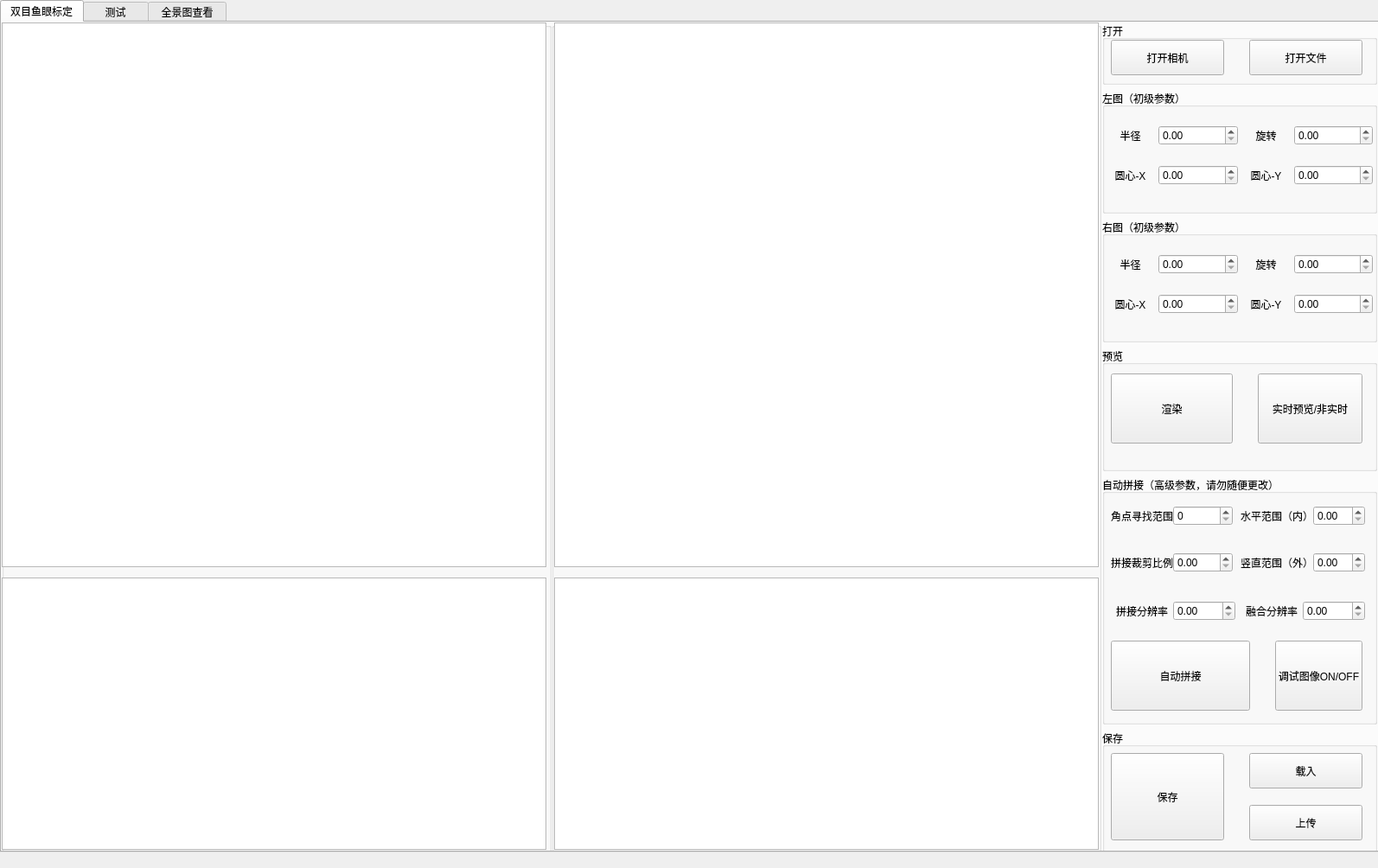
<?xml version="1.0" encoding="UTF-8"?>
<ui version="4.0">
 <class>MainWindow</class>
 <widget class="QMainWindow" name="MainWindow">
  <property name="geometry">
   <rect>
    <x>0</x>
    <y>0</y>
    <width>1594</width>
    <height>1004</height>
   </rect>
  </property>
  <property name="windowTitle">
   <string>MainWindow</string>
  </property>
  <widget class="QWidget" name="centralwidget">
   <widget class="QTabWidget" name="tabWidget">
    <property name="geometry">
     <rect>
      <x>0</x>
      <y>0</y>
      <width>1598</width>
      <height>986</height>
     </rect>
    </property>
    <property name="currentIndex">
     <number>0</number>
    </property>
    <widget class="QWidget" name="tab_calib">
     <attribute name="title">
      <string>双目鱼眼标定</string>
     </attribute>
     <widget class="QWidget" name="horizontalLayoutWidget_4">
      <property name="geometry">
       <rect>
        <x>0</x>
        <y>0</y>
        <width>1591</width>
        <height>961</height>
       </rect>
      </property>
      <layout class="QHBoxLayout" name="horizontalLayout" stretch="80,20">
       <property name="spacing">
        <number>1</number>
       </property>
       <item>
        <layout class="QVBoxLayout" name="verticalLayout" stretch="80">
         <property name="spacing">
          <number>3</number>
         </property>
         <item>
          <layout class="QHBoxLayout" name="horizontalLayout_2">
           <property name="spacing">
            <number>0</number>
           </property>
           <item>
            <widget class="QGroupBox" name="groupBox">
             <property name="title">
              <string/>
             </property>
             <widget class="QGraphicsView" name="graphicsView">
              <property name="geometry">
               <rect>
                <x>0</x>
                <y>0</y>
                <width>630</width>
                <height>630</height>
               </rect>
              </property>
             </widget>
             <widget class="QGraphicsView" name="graphicsView_6">
              <property name="geometry">
               <rect>
                <x>0</x>
                <y>642</y>
                <width>630</width>
                <height>315</height>
               </rect>
              </property>
             </widget>
            </widget>
           </item>
           <item>
            <widget class="QGroupBox" name="groupBox_2">
             <property name="title">
              <string/>
             </property>
             <widget class="QGraphicsView" name="graphicsView_2">
              <property name="geometry">
               <rect>
                <x>3</x>
                <y>0</y>
                <width>630</width>
                <height>630</height>
               </rect>
              </property>
             </widget>
             <widget class="QGraphicsView" name="graphicsView_7">
              <property name="geometry">
               <rect>
                <x>3</x>
                <y>642</y>
                <width>630</width>
                <height>315</height>
               </rect>
              </property>
             </widget>
            </widget>
           </item>
          </layout>
         </item>
        </layout>
       </item>
       <item>
        <layout class="QVBoxLayout" name="verticalLayout_2" stretch="1,2,2,2,4,2">
         <property name="spacing">
          <number>6</number>
         </property>
         <item>
          <widget class="QGroupBox" name="groupBox_open">
           <property name="title">
            <string>打开</string>
           </property>
           <widget class="QPushButton" name="pushButton_open">
            <property name="geometry">
             <rect>
              <x>170</x>
              <y>20</y>
              <width>131</width>
              <height>41</height>
             </rect>
            </property>
            <property name="text">
             <string>打开文件</string>
            </property>
           </widget>
           <widget class="QPushButton" name="pushButton_cam">
            <property name="geometry">
             <rect>
              <x>10</x>
              <y>20</y>
              <width>131</width>
              <height>41</height>
             </rect>
            </property>
            <property name="text">
             <string>打开相机</string>
            </property>
           </widget>
          </widget>
         </item>
         <item>
          <widget class="QGroupBox" name="groupBox_left">
           <property name="title">
            <string>左图（初级参数）</string>
           </property>
           <widget class="QWidget" name="horizontalLayoutWidget_2">
            <property name="geometry">
             <rect>
              <x>2</x>
              <y>20</y>
              <width>311</width>
              <height>111</height>
             </rect>
            </property>
            <layout class="QHBoxLayout" name="horizontalLayout_3" stretch="1,1">
             <property name="spacing">
              <number>2</number>
             </property>
             <item>
              <layout class="QVBoxLayout" name="verticalLayout_3">
               <property name="sizeConstraint">
                <enum>QLayout::SetDefaultConstraint</enum>
               </property>
               <item>
                <layout class="QHBoxLayout" name="horizontalLayout_21" stretch="4,6">
                 <item>
                  <widget class="QLabel" name="label_18">
                   <property name="text">
                    <string>半径</string>
                   </property>
                   <property name="alignment">
                    <set>Qt::AlignCenter</set>
                   </property>
                  </widget>
                 </item>
                 <item>
                  <widget class="QDoubleSpinBox" name="doubleSpinBox_r1"/>
                 </item>
                </layout>
               </item>
               <item>
                <layout class="QHBoxLayout" name="horizontalLayout_6" stretch="4,6">
                 <item>
                  <widget class="QLabel" name="label_3">
                   <property name="text">
                    <string>圆心-X</string>
                   </property>
                   <property name="alignment">
                    <set>Qt::AlignCenter</set>
                   </property>
                  </widget>
                 </item>
                 <item>
                  <widget class="QDoubleSpinBox" name="doubleSpinBox_x1"/>
                 </item>
                </layout>
               </item>
              </layout>
             </item>
             <item>
              <layout class="QVBoxLayout" name="verticalLayout_9">
               <item>
                <layout class="QHBoxLayout" name="horizontalLayout_8" stretch="4,6">
                 <item>
                  <widget class="QLabel" name="label_5">
                   <property name="text">
                    <string>旋转</string>
                   </property>
                   <property name="alignment">
                    <set>Qt::AlignCenter</set>
                   </property>
                  </widget>
                 </item>
                 <item>
                  <widget class="QDoubleSpinBox" name="doubleSpinBox_rot1"/>
                 </item>
                </layout>
               </item>
               <item>
                <layout class="QHBoxLayout" name="horizontalLayout_7" stretch="4,6">
                 <item>
                  <widget class="QLabel" name="label_4">
                   <property name="text">
                    <string>圆心-Y</string>
                   </property>
                   <property name="alignment">
                    <set>Qt::AlignCenter</set>
                   </property>
                  </widget>
                 </item>
                 <item>
                  <widget class="QDoubleSpinBox" name="doubleSpinBox_y1"/>
                 </item>
                </layout>
               </item>
              </layout>
             </item>
            </layout>
           </widget>
          </widget>
         </item>
         <item>
          <widget class="QGroupBox" name="groupBox_right">
           <property name="title">
            <string>右图（初级参数）</string>
           </property>
           <widget class="QWidget" name="horizontalLayoutWidget_3">
            <property name="geometry">
             <rect>
              <x>2</x>
              <y>20</y>
              <width>311</width>
              <height>111</height>
             </rect>
            </property>
            <layout class="QHBoxLayout" name="horizontalLayout_5" stretch="1,1">
             <property name="spacing">
              <number>2</number>
             </property>
             <item>
              <layout class="QVBoxLayout" name="verticalLayout_4">
               <item>
                <layout class="QHBoxLayout" name="horizontalLayout_22" stretch="4,6">
                 <item>
                  <widget class="QLabel" name="label_19">
                   <property name="text">
                    <string>半径</string>
                   </property>
                   <property name="alignment">
                    <set>Qt::AlignCenter</set>
                   </property>
                  </widget>
                 </item>
                 <item>
                  <widget class="QDoubleSpinBox" name="doubleSpinBox_r2"/>
                 </item>
                </layout>
               </item>
               <item>
                <layout class="QHBoxLayout" name="horizontalLayout_9" stretch="4,6">
                 <item>
                  <widget class="QLabel" name="label_6">
                   <property name="text">
                    <string>圆心-X</string>
                   </property>
                   <property name="alignment">
                    <set>Qt::AlignCenter</set>
                   </property>
                  </widget>
                 </item>
                 <item>
                  <widget class="QDoubleSpinBox" name="doubleSpinBox_x2"/>
                 </item>
                </layout>
               </item>
              </layout>
             </item>
             <item>
              <layout class="QVBoxLayout" name="verticalLayout_11">
               <item>
                <layout class="QHBoxLayout" name="horizontalLayout_11" stretch="4,6">
                 <item>
                  <widget class="QLabel" name="label_8">
                   <property name="text">
                    <string>旋转</string>
                   </property>
                   <property name="alignment">
                    <set>Qt::AlignCenter</set>
                   </property>
                  </widget>
                 </item>
                 <item>
                  <widget class="QDoubleSpinBox" name="doubleSpinBox_rot2"/>
                 </item>
                </layout>
               </item>
               <item>
                <layout class="QHBoxLayout" name="horizontalLayout_10" stretch="4,6">
                 <item>
                  <widget class="QLabel" name="label_7">
                   <property name="text">
                    <string>圆心-Y</string>
                   </property>
                   <property name="alignment">
                    <set>Qt::AlignCenter</set>
                   </property>
                  </widget>
                 </item>
                 <item>
                  <widget class="QDoubleSpinBox" name="doubleSpinBox_y2"/>
                 </item>
                </layout>
               </item>
              </layout>
             </item>
            </layout>
           </widget>
          </widget>
         </item>
         <item>
          <widget class="QGroupBox" name="groupBox_preview">
           <property name="title">
            <string>预览</string>
           </property>
           <widget class="QPushButton" name="pushButton_render">
            <property name="geometry">
             <rect>
              <x>10</x>
              <y>30</y>
              <width>141</width>
              <height>81</height>
             </rect>
            </property>
            <property name="autoFillBackground">
             <bool>false</bool>
            </property>
            <property name="text">
             <string>渲染</string>
            </property>
           </widget>
           <widget class="QPushButton" name="pushButton_mode">
            <property name="geometry">
             <rect>
              <x>180</x>
              <y>30</y>
              <width>121</width>
              <height>81</height>
             </rect>
            </property>
            <property name="text">
             <string>实时预览/非实时</string>
            </property>
           </widget>
          </widget>
         </item>
         <item>
          <widget class="QGroupBox" name="groupBox_stitch">
           <property name="title">
            <string>自动拼接（高级参数，请勿随便更改）</string>
           </property>
           <widget class="QPushButton" name="pushButton_autoStitch">
            <property name="geometry">
             <rect>
              <x>10</x>
              <y>190</y>
              <width>161</width>
              <height>81</height>
             </rect>
            </property>
            <property name="text">
             <string>自动拼接</string>
            </property>
           </widget>
           <widget class="QWidget" name="layoutWidget_9">
            <property name="geometry">
             <rect>
              <x>10</x>
              <y>84</y>
              <width>141</width>
              <height>31</height>
             </rect>
            </property>
            <layout class="QHBoxLayout" name="horizontalLayout_39" stretch="4,6">
             <property name="spacing">
              <number>0</number>
             </property>
             <item>
              <widget class="QLabel" name="label_36">
               <property name="text">
                <string>拼接裁剪比例</string>
               </property>
               <property name="alignment">
                <set>Qt::AlignCenter</set>
               </property>
              </widget>
             </item>
             <item>
              <widget class="QDoubleSpinBox" name="doubleSpinBox_cropRatio"/>
             </item>
            </layout>
           </widget>
           <widget class="QWidget" name="layoutWidget_10">
            <property name="geometry">
             <rect>
              <x>160</x>
              <y>84</y>
              <width>144</width>
              <height>31</height>
             </rect>
            </property>
            <layout class="QHBoxLayout" name="horizontalLayout_44" stretch="4,6">
             <property name="spacing">
              <number>0</number>
             </property>
             <item>
              <widget class="QLabel" name="label_38">
               <property name="text">
                <string>竖直范围（外）</string>
               </property>
               <property name="alignment">
                <set>Qt::AlignCenter</set>
               </property>
              </widget>
             </item>
             <item>
              <widget class="QDoubleSpinBox" name="doubleSpinBox_roi_h"/>
             </item>
            </layout>
           </widget>
           <widget class="QWidget" name="layoutWidget_11">
            <property name="geometry">
             <rect>
              <x>160</x>
              <y>30</y>
              <width>144</width>
              <height>31</height>
             </rect>
            </property>
            <layout class="QHBoxLayout" name="horizontalLayout_45" stretch="4,6">
             <property name="spacing">
              <number>0</number>
             </property>
             <item>
              <widget class="QLabel" name="label_39">
               <property name="text">
                <string>水平范围（内）</string>
               </property>
               <property name="alignment">
                <set>Qt::AlignCenter</set>
               </property>
              </widget>
             </item>
             <item>
              <widget class="QDoubleSpinBox" name="doubleSpinBox_roi_w"/>
             </item>
            </layout>
           </widget>
           <widget class="QWidget" name="layoutWidget_12">
            <property name="geometry">
             <rect>
              <x>10</x>
              <y>30</y>
              <width>141</width>
              <height>31</height>
             </rect>
            </property>
            <layout class="QHBoxLayout" name="horizontalLayout_46" stretch="4,6">
             <property name="spacing">
              <number>0</number>
             </property>
             <item>
              <widget class="QLabel" name="label_40">
               <property name="text">
                <string>角点寻找范围</string>
               </property>
               <property name="alignment">
                <set>Qt::AlignCenter</set>
               </property>
              </widget>
             </item>
             <item>
              <widget class="QSpinBox" name="spinBox_conerRange"/>
             </item>
            </layout>
           </widget>
           <widget class="QWidget" name="layoutWidget_13">
            <property name="geometry">
             <rect>
              <x>10</x>
              <y>140</y>
              <width>144</width>
              <height>31</height>
             </rect>
            </property>
            <layout class="QHBoxLayout" name="horizontalLayout_47" stretch="5,5">
             <property name="spacing">
              <number>0</number>
             </property>
             <item>
              <widget class="QLabel" name="label_41">
               <property name="text">
                <string>拼接分辨率</string>
               </property>
               <property name="alignment">
                <set>Qt::AlignCenter</set>
               </property>
              </widget>
             </item>
             <item>
              <widget class="QDoubleSpinBox" name="doubleSpinBox_workScale"/>
             </item>
            </layout>
           </widget>
           <widget class="QWidget" name="layoutWidget_14">
            <property name="geometry">
             <rect>
              <x>160</x>
              <y>140</y>
              <width>144</width>
              <height>31</height>
             </rect>
            </property>
            <layout class="QHBoxLayout" name="horizontalLayout_48" stretch="5,5">
             <property name="spacing">
              <number>0</number>
             </property>
             <item>
              <widget class="QLabel" name="label_42">
               <property name="text">
                <string>融合分辨率</string>
               </property>
               <property name="alignment">
                <set>Qt::AlignCenter</set>
               </property>
              </widget>
             </item>
             <item>
              <widget class="QDoubleSpinBox" name="doubleSpinBox_seamScale"/>
             </item>
            </layout>
           </widget>
           <widget class="QPushButton" name="pushButton_showDebug">
            <property name="geometry">
             <rect>
              <x>200</x>
              <y>190</y>
              <width>101</width>
              <height>81</height>
             </rect>
            </property>
            <property name="text">
             <string>调试图像ON/OFF</string>
            </property>
           </widget>
          </widget>
         </item>
         <item>
          <widget class="QGroupBox" name="groupBox_save">
           <property name="title">
            <string>保存</string>
           </property>
           <widget class="QPushButton" name="pushButton_upload">
            <property name="geometry">
             <rect>
              <x>170</x>
              <y>87</y>
              <width>131</width>
              <height>41</height>
             </rect>
            </property>
            <property name="text">
             <string>上传</string>
            </property>
           </widget>
           <widget class="QPushButton" name="pushButton_load">
            <property name="geometry">
             <rect>
              <x>170</x>
              <y>27</y>
              <width>131</width>
              <height>41</height>
             </rect>
            </property>
            <property name="text">
             <string>载入</string>
            </property>
           </widget>
           <widget class="QPushButton" name="pushButton_save">
            <property name="geometry">
             <rect>
              <x>10</x>
              <y>27</y>
              <width>131</width>
              <height>101</height>
             </rect>
            </property>
            <property name="text">
             <string>保存</string>
            </property>
           </widget>
          </widget>
         </item>
        </layout>
       </item>
      </layout>
     </widget>
    </widget>
    <widget class="QWidget" name="tab_test">
     <attribute name="title">
      <string>    测试    </string>
     </attribute>
     <widget class="QWidget" name="horizontalLayoutWidget">
      <property name="geometry">
       <rect>
        <x>0</x>
        <y>20</y>
        <width>1591</width>
        <height>811</height>
       </rect>
      </property>
      <layout class="QHBoxLayout" name="horizontalLayout_4">
       <item>
        <widget class="QGroupBox" name="groupBox_4">
         <property name="title">
          <string>手机端效果</string>
         </property>
         <widget class="QGraphicsView" name="graphicsView_app">
          <property name="geometry">
           <rect>
            <x>0</x>
            <y>13</y>
            <width>791</width>
            <height>791</height>
           </rect>
          </property>
         </widget>
        </widget>
       </item>
       <item>
        <widget class="QGroupBox" name="groupBox_3">
         <property name="title">
          <string>云端效果</string>
         </property>
         <widget class="QGraphicsView" name="graphicsView_cloud">
          <property name="geometry">
           <rect>
            <x>0</x>
            <y>13</y>
            <width>791</width>
            <height>791</height>
           </rect>
          </property>
         </widget>
        </widget>
       </item>
      </layout>
     </widget>
     <widget class="QLabel" name="label_App">
      <property name="geometry">
       <rect>
        <x>10</x>
        <y>840</y>
        <width>771</width>
        <height>16</height>
       </rect>
      </property>
      <property name="text">
       <string/>
      </property>
     </widget>
     <widget class="QPushButton" name="pushButton_testOnline">
      <property name="geometry">
       <rect>
        <x>220</x>
        <y>870</y>
        <width>211</width>
        <height>61</height>
       </rect>
      </property>
      <property name="text">
       <string>在线测试</string>
      </property>
     </widget>
     <widget class="QLabel" name="label_Cloud">
      <property name="geometry">
       <rect>
        <x>810</x>
        <y>840</y>
        <width>761</width>
        <height>20</height>
       </rect>
      </property>
      <property name="text">
       <string/>
      </property>
     </widget>
     <widget class="QLabel" name="label_Test">
      <property name="geometry">
       <rect>
        <x>520</x>
        <y>940</y>
        <width>551</width>
        <height>20</height>
       </rect>
      </property>
      <property name="text">
       <string/>
      </property>
     </widget>
     <widget class="QPushButton" name="pushButton_app_cloud_switch">
      <property name="geometry">
       <rect>
        <x>690</x>
        <y>870</y>
        <width>211</width>
        <height>61</height>
       </rect>
      </property>
      <property name="text">
       <string>云端/手机端渲染切换</string>
      </property>
     </widget>
     <widget class="QPushButton" name="pushButton_testOffline">
      <property name="geometry">
       <rect>
        <x>1150</x>
        <y>870</y>
        <width>211</width>
        <height>61</height>
       </rect>
      </property>
      <property name="text">
       <string>离线测试</string>
      </property>
     </widget>
    </widget>
    <widget class="QWidget" name="tab_pano">
     <attribute name="title">
      <string> 全景图查看 </string>
     </attribute>
     <widget class="QPushButton" name="pushButton_openPano">
      <property name="geometry">
       <rect>
        <x>1350</x>
        <y>840</y>
        <width>221</width>
        <height>51</height>
       </rect>
      </property>
      <property name="text">
       <string>打开新全景图</string>
      </property>
     </widget>
     <widget class="QGraphicsView" name="graphicsView_pano">
      <property name="geometry">
       <rect>
        <x>5</x>
        <y>7</y>
        <width>1580</width>
        <height>790</height>
       </rect>
      </property>
     </widget>
    </widget>
   </widget>
   <widget class="QLabel" name="label_currentState">
    <property name="geometry">
     <rect>
      <x>6</x>
      <y>985</y>
      <width>1581</width>
      <height>16</height>
     </rect>
    </property>
    <property name="text">
     <string/>
    </property>
   </widget>
  </widget>
 </widget>
 <resources/>
 <connections/>
</ui>
